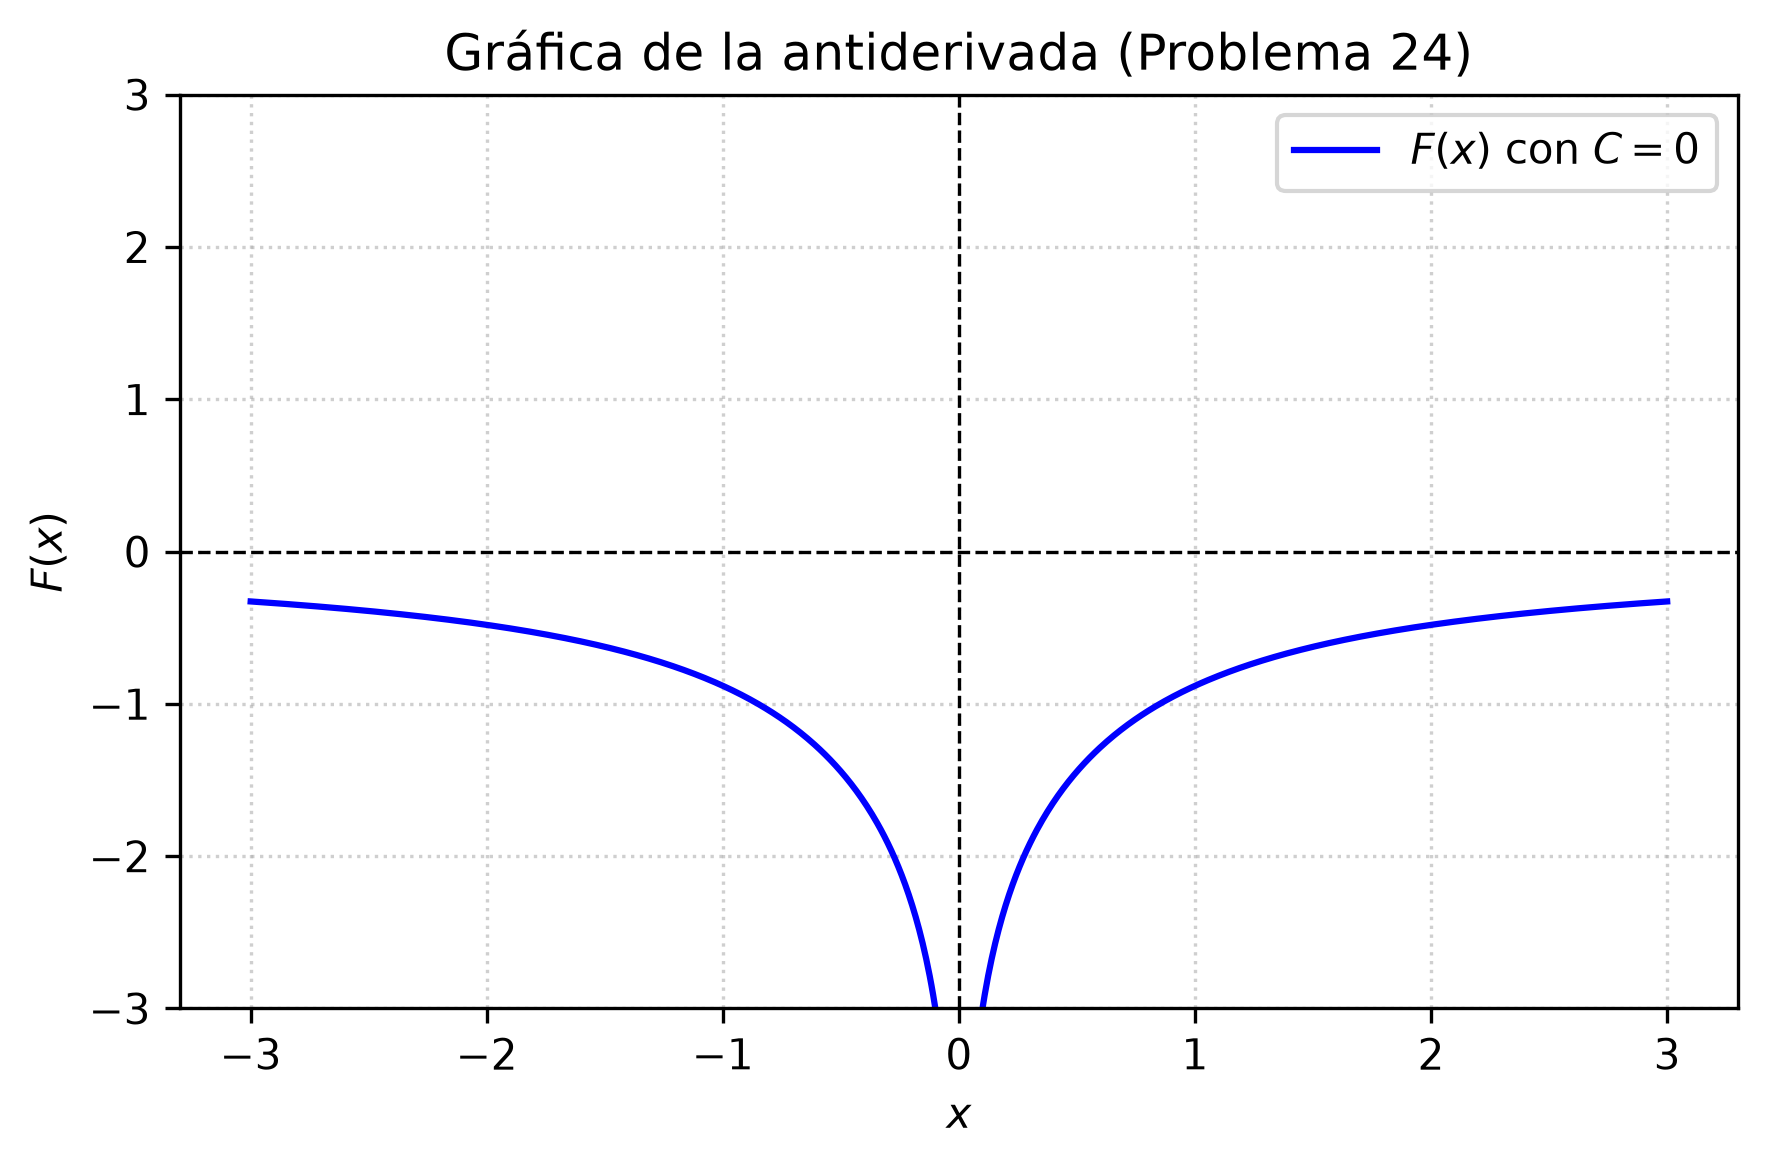

Source code (Python):
import matplotlib
matplotlib.use('Agg')
import numpy as np
import matplotlib.pyplot as plt

# Definición del rango de x (evitando x = 0 por la asíntota)
x1 = np.linspace(-3, -0.05, 400)
x2 = np.linspace(0.05, 3, 400)

# Antiderivada con C = 0
def F(x):
    return np.log(np.abs((np.sqrt(x**2 + 1) - 1) / x))

y1 = F(x1)
y2 = F(x2)

plt.figure(figsize=(6, 4))
plt.plot(x1, y1, 'b-', label=r'$F(x)$ con $C=0$')
plt.plot(x2, y2, 'b-')

plt.title('Gráfica de la antiderivada (Problema 24)')
plt.xlabel('$x$')
plt.ylabel('$F(x)$')
plt.axhline(0, color='black', linewidth=0.8, linestyle='--')
plt.axvline(0, color='black', linewidth=0.8, linestyle='--')
plt.grid(True, linestyle=':', alpha=0.6)
plt.ylim(-3, 3)
plt.legend(loc='upper right')
plt.tight_layout()

plt.savefig(r'semana_05/graficas/SEM05_P24_grafica.png', dpi=300, bbox_inches='tight')
plt.close()
